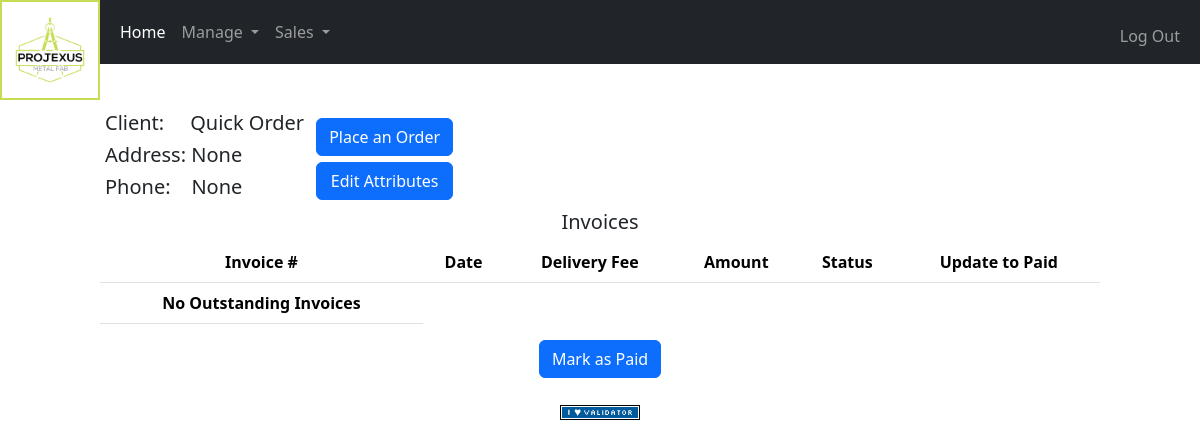
The page /client (signed in) on the database its author committed.
### tables this page shows
CREATE TABLE "clients" ('id' INTEGER PRIMARY KEY NOT NULL, 'name' REAL, 'material_markup' INTEGER, 'additional_markup' INTEGER,'unit_id' INTEGER,'balance' REAL, 'billing_address' TEXT, 'phone_number' TEXT, 'taxed' INTEGER);

### app.py (the view)
@app.route("/client", methods=["GET", "POST"])
@render.login_required
def client():
    if request.method == "POST":
        if "index" in request.form:
            next_index = int(request.form.get("index"))+20
            return render.client_page(next_index)
        ename = request.form.get("name")
        if not ename:
            flash("no name entered")
            return render.client_page()
        try:
            euid = int(request.form.get("unitId"))
            emm = int(request.form.get("materialMarkup"))
            eam = int(request.form.get("additionalMarkup"))
            epn = request.form.get("phoneNumber")
            eba = request.form.get("billingAddress")
        except ValueError:
            flash("Something Went Wrong")
            return render.client_page()
        if request.form.get("taxOption") == "on":
            taxed = 0
        else:
            taxed = 1
        db.execute("UPDATE clients SET name=?, unit_id=?, taxed=?, material_markup=?, additional_markup=?, phone_number=?, billing_address=? WHERE id=?",
                   ename, euid, taxed, emm, eam, epn, eba, session['current_client']['id'])
        validator = db.execute("SELECT * from clients WHERE id=?",
                               session['current_client']['id'])
        if len(validator) == 1 and ename == validator[0]["name"] and euid == validator[0]["unit_id"] and emm == validator[0]["material_markup"] and eam == validator[0]["additional_markup"] and epn == validator[0]["phone_number"] and eba == validator[0]["billing_address"]:
            render.select_client(session['current_client']['id'])
            flash("Client Updated Successfully")
            return render.client_page()
        else:
            return render.apology("Something went wrong")
    else:
        return render.client_page()

### app.py (called while the page is built)
@app.after_request
def after_request(response):
    response.headers["Cache-Control"] = "no-cache, no-store, must-revalidate"
    response.headers["Expires"] = 0
    response.headers["Pragma"] = "no-cache"
    return response

### render.py (called while the page is built, shortened)
def login_required(f):
    @wraps(f)
    def decorated_function(*args, **kwargs):
        if session.get("user_id") is None:
            return redirect("/login")
        return f(*args, **kwargs)
    return decorated_function

def select_client(id=0):
    client = db.execute("SELECT * FROM clients WHERE id = ?", (id,))
    session['current_client'] = client[0]
    return

def load_invoices(page="invoices", index=0, client=None):
    if page == "client":
        status_id = 0
        invoices = db.execute("SELECT * FROM invoices WHERE client_id=? AND status_id=? ORDER BY dtg DESC LIMIT 20 OFFSET ?",
                              session['current_client']['id'], status_id, index)
    return invoices

def load_jobs():
    return db.execute("SELECT * FROM jobs")

def load_units():
    return db.execute("SELECT * FROM units")

def client_page(invoice_index=0):
    select_client(session['current_client']['id'])
    invoices = load_invoices(page="client", index=invoice_index)
    jobs = load_jobs()
    units = load_units()
    try:
        result_count = len(invoices)
    except TypeError:
        result_count = 0
    return render_template("client.html", client=session['current_client'], units=units, invoices=invoices, jobs=jobs, resultCount=result_count)

### templates/client.html (shortened to what this page needs)
{% extends "layout.html" %}
{% block main %}
    <div class="pageheader">
        <div class="metadata">
            <h5>Client:&nbsp;&nbsp;&nbsp;&nbsp;&nbsp;{{ client.name }}</h5>
            <h5>Address: {{ client.billing_address }}</h2>
            <h5>Phone:&nbsp;&nbsp;&nbsp;&nbsp;{{ client.phone_number }}</h5>
        </div>
        <div class="headerbuttons px-1">
            <a href="/order?source=client" class="btn btn-primary">Place an Order</a>
            <button id="editor" class="btn btn-primary">Edit Attributes</button>
        </div>
    </div>
    <div class="pagebody">
        <form id="multiPay" action="/payinvoice" method="post">
            <h5 class="text-center span">Invoices</h5>
            <table class="table table-hover">
                <thead>
                    <tr>
                        <th scope="col">Invoice #</th>
                        <th scope="col">Date</th>
                        <th scope="col">Delivery Fee</th>
                        <th scope="col">Amount</th>
                        <th scope="col">Status</th>
                        <th scope="col">Update to Paid</th>
                    </tr>
                </thead>
                {% if resultCount>0 %}
                    <tbody>
                        {% for invoice in invoices %}
                            <tr class="invoice-row">
                                <th scope="row">{{ invoice.id }}</td>
                                <td>{{ invoice.dtg }}</td>
                                {% if invoice.delivery_fee > 0 %}
                                    <td>${{ "%.2f"|format(invoice.delivery_fee) }}</td>
                                {% else %}
                                    <td></td>
                                {% endif %}
                                <td>${{ "%.2f"|format(invoice.total) }}</td>
                                {% if invoice.status_id == 0 %}
                                    <td>Due:{{ invoice.due }}</td>
                                    <td><input type="checkbox" name="paid" value="{{ invoice.id }}"></td>
                                {% else %}
                                    <td>Paid</td>
                                    <td></td>
                                {% endif %}
                            </tr>
                            <tr class="invoice-details" style="display: none;">
                                <td colspan="6">
                                    <table class="table table-dark table-hover">
                                        <thead>
                                            <tr>
                                                <th scope="col">Job</th>
                                                <th scope="col">Address</th>
                                                <th scope="col">Material</th>
                                                <th scope="col">Dimensions</th>
                                                <th scope="col">Units</th>
                                                <th scope="col">Unit Price</th>
                                                <th scope="col">Excess Material</th>
                                                <th scope="col">Total</th>
                                            </tr>
                                        </thead>
                                        <tbody>
                                            {% for item in invoice['items'] %}
                                                <tr>
                                                    <td>{{ item.job }}</td>
                                                    <td>{{ item.address }}</td>
                                                    <td>{{ item.material }}</td>
                                                    <td>{{ item.dimensions }}</td>
                                                    <td>{{ item.units }}</td>
                                                    <td>${{ "%.2f"|format(item.unit_price) }}</td>
                                                    {% if item.excess_material_charge > 0 %}
                                                        <td>${{ "%.2f"|format(item.excess_material_charge) }}</td>
                                                    {% else %}
                                                        <td></td>
                                                    {% endif %}
                                                    <td>${{ "%.2f"|format(item.total) }}</td>
                                                </tr>
                                            {% endfor %}
                                        </tbody>
                                    </table>
                                </td>
                            </tr>
                        {% endfor %}
                    </tbody>
                {% else %}
                    <thead>
                        <tr>
                            <th class="text-center">No Outstanding Invoices</th>
                        </tr>
                    </thead>
                {% endif %}
            </table>
            <div class="mb-3 form-group text-center">
                <button class="btn btn-primary" type="submit">Mark as Paid</button>
            </div>
        </form>
    </div>
{% endblock %}

### static/styles.css (style rules this page uses)
.pageheader { display: flex; }
.pageheader>* { padding: 3px 5px; }
.headerbuttons { display: flex; flex-direction: column; justify-content: center; }
.headerbuttons>* { margin: 3px 3px; }
.metadata { display: block; text-align: left; }
.span { flex-basis: 100%; }
th { text-align: center; }

### rows shown on the page
clients: name "Quick Order", billing_address "None", phone_number "None"
